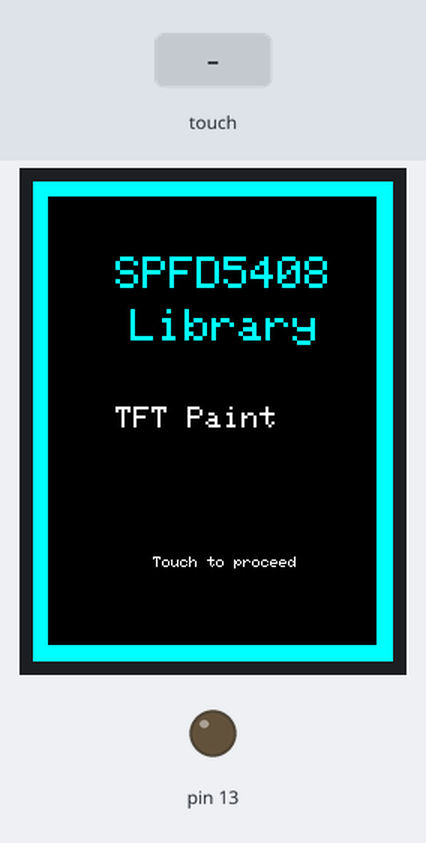
The sketch below on a simulated Arduino Uno, built with avr-gcc and run on an emulated ATmega328P. On the bench: 240×320 colour display, output pins drawn as LEDs (lit = HIGH). The test bench sets the inputs (shaded band). What the sketch prints to the serial monitor is not drawn.

Above: at 1.0 s.
1.1 s: touch panel pressed at 13 % / 10 % of its raw x / y range
At 2.4 s:
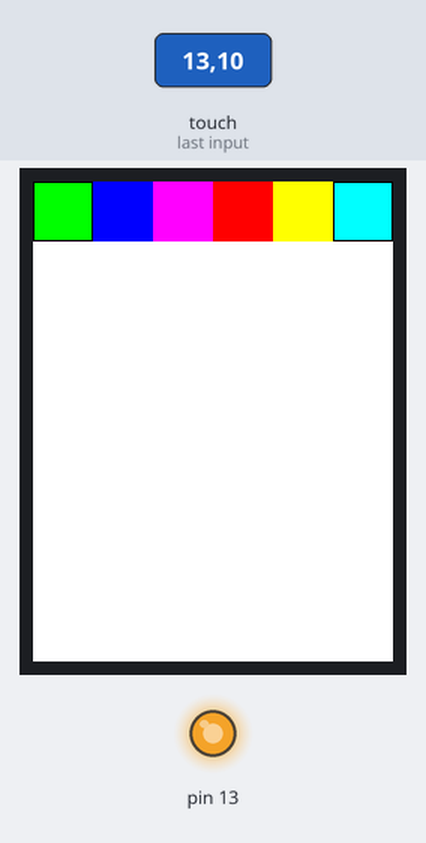
2.8 s: touch panel pressed at 13 % / 30 % of its raw x / y range
At 2.92 s:
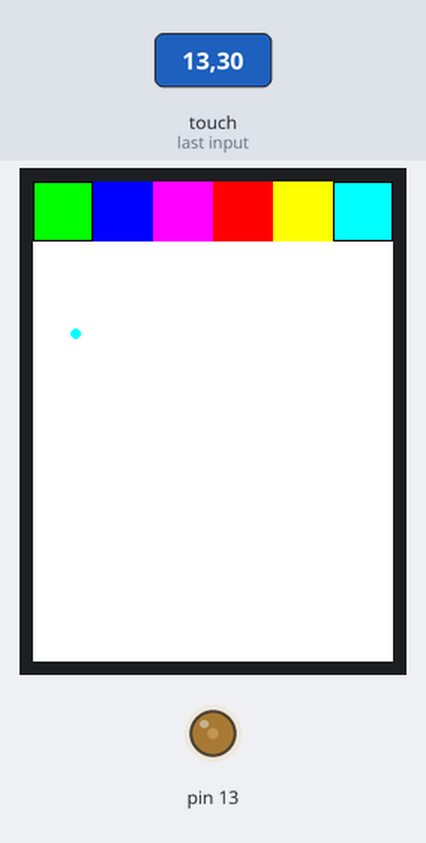
Timing chart, 0 to 5.8 s (numbered marks = the images above; inputs shaded):
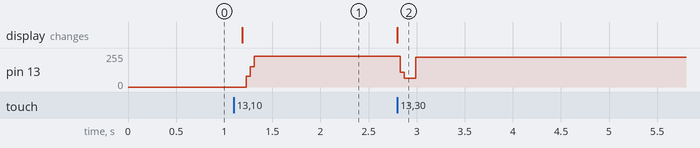

Measured:
- after the input at 1.1 s, pin 13: 0/255 → 230/255 after 0.13 s; the display: changes after 0.09 s (image 1)
- after the input at 2.8 s, pin 13: 230/255 → 67/255 at once, → 225/255 0.16 s later; the display: changes at once (image 2)

The sketch:

spfd5408_tftpaint_mod.ino
```cpp
// Paint example specifically for the TFTLCD breakout board.
// If using the Arduino shield, use the tftpaint_shield.pde sketch instead!
// DOES NOT CURRENTLY WORK ON ARDUINO LEONARDO

// Modified for SPFD5408 Library by Joao Lopes
// Version 0.9.2 - Rotation for Mega

// *** SPFD5408 change -- Begin
#include <SPFD5408_Adafruit_GFX.h>    // Core graphics library
#include <SPFD5408_Adafruit_TFTLCD.h> // Hardware-specific library
#include <SPFD5408_TouchScreen.h>
// *** SPFD5408 change -- End

#if defined(__SAM3X8E__)
#undef __FlashStringHelper::F(string_literal)
#define F(string_literal) string_literal
#endif

// When using the BREAKOUT BOARD only, use these 8 data lines to the LCD:
// For the Arduino Uno, Duemilanove, Diecimila, etc.:
//   D0 connects to digital pin 8  (Notice these are
//   D1 connects to digital pin 9   NOT in order!)
//   D2 connects to digital pin 2
//   D3 connects to digital pin 3
//   D4 connects to digital pin 4
//   D5 connects to digital pin 5
//   D6 connects to digital pin 6
//   D7 connects to digital pin 7

// For the Arduino Mega, use digital pins 22 through 29
// (on the 2-row header at the end of the board).
//   D0 connects to digital pin 22
//   D1 connects to digital pin 23
//   D2 connects to digital pin 24
//   D3 connects to digital pin 25
//   D4 connects to digital pin 26
//   D5 connects to digital pin 27
//   D6 connects to digital pin 28
//   D7 connects to digital pin 29

// For the Arduino Due, use digital pins 33 through 40
// (on the 2-row header at the end of the board).
//   D0 connects to digital pin 33
//   D1 connects to digital pin 34
//   D2 connects to digital pin 35
//   D3 connects to digital pin 36
//   D4 connects to digital pin 37
//   D5 connects to digital pin 38
//   D6 connects to digital pin 39
//   D7 connects to digital pin 40

//#define YP A1  // must be an analog pin, use "An" notation!
//#define XM A2  // must be an analog pin, use "An" notation!
//#define YM 7   // can be a digital pin
//#define XP 6   // can be a digital pin

#define YP A2  // must be an analog pin, use "An" notation!
#define XM A1  // must be an analog pin, use "An" notation!
#define YM 6   // can be a digital pin
#define XP 7   // can be a digital pin

// Original values
//#define TS_MINX 150
//#define TS_MINY 120
//#define TS_MAXX 920
//#define TS_MAXY 940

// Calibrate values
#define TS_MINX 125
#define TS_MINY 85
#define TS_MAXX 965
#define TS_MAXY 905

// For better pressure precision, we need to know the resistance
// between X+ and X- Use any multimeter to read it
// For the one we're using, its 300 ohms across the X plate
//TouchScreen ts = TouchScreen(XP, YP, XM, YM, 300);//original
TouchScreen ts = TouchScreen(XP,YP, XM, YM, 300);

#define LCD_CS A3
#define LCD_CD A2
#define LCD_WR A1
#define LCD_RD A0
// optional
#define LCD_RESET A4

// Assign human-readable names to some common 16-bit color values:
#define	BLACK   0xFFFF
#define	BLUE    0xFFE0
#define	RED     0x07FF
#define	GREEN   0xF81F
#define CYAN    0xF800
#define MAGENTA 0x07E0
#define YELLOW  0x001F
#define WHITE   0x0000


Adafruit_TFTLCD tft(LCD_CS, LCD_CD, LCD_WR, LCD_RD, LCD_RESET);

#define BOXSIZE 40
#define PENRADIUS 3
int oldcolor, currentcolor;

void setup(void) {
  Serial.begin(9600);
  Serial.println(F("Paint!"));

  tft.reset();

  // *** SPFD5408 change -- Begin
  //  uint16_t identifier = tft.readID();
  //
  //  if(identifier == 0x9325) {
  //    Serial.println(F("Found ILI9325 LCD driver"));
  //  } else if(identifier == 0x9328) {
  //    Serial.println(F("Found ILI9328 LCD driver"));
  //  } else if(identifier == 0x7575) {
  //    Serial.println(F("Found HX8347G LCD driver"));
  //  } else if(identifier == 0x9341) {
  //    Serial.println(F("Found ILI9341 LCD driver"));
  //  } else if(identifier == 0x8357) {
  //    Serial.println(F("Found HX8357D LCD driver"));
  //  } else {
  //    Serial.print(F("Unknown LCD driver chip: "));
  //    Serial.println(identifier, HEX);
  //    Serial.println(F("If using the Adafruit 2.8\" TFT Arduino shield, the line:"));
  //    Serial.println(F("  #define USE_ADAFRUIT_SHIELD_PINOUT"));
  //    Serial.println(F("should appear in the library header (Adafruit_TFT.h)."));
  //    Serial.println(F("If using the breakout board, it should NOT be #defined!"));
  //    Serial.println(F("Also if using the breakout, double-check that all wiring"));
  //    Serial.println(F("matches the tutorial."));
  //    return;
  //  }
  //
  //  tft.begin(identifier);

  tft.begin(0x9341); // SDFP5408

  tft.setRotation(0); // Need for the Mega, please changed for your choice or rotation initial

  // Border

  drawBorder();

  // Initial screen

  tft.setCursor (55, 50);
  tft.setTextSize (3);
  tft.setTextColor(RED);
  tft.println("SPFD5408");
  tft.setCursor (65, 85);
  tft.println("Library");
  tft.setCursor (55, 150);
  tft.setTextSize (2);
  tft.setTextColor(BLACK);
  tft.println("TFT Paint");

  tft.setCursor (80, 250);
  tft.setTextSize (1);
  tft.setTextColor(BLACK);
  tft.println("Touch to proceed");

  // Wait touch

  waitOneTouch();

  // *** SPFD5408 change -- End

  // -- End

  // Paint

  tft.fillScreen(BLACK);

  //  tft.fillRect(0, 0, BOXSIZE, BOXSIZE, RED);
  //  tft.fillRect(BOXSIZE, 0, BOXSIZE, BOXSIZE, YELLOW);
  //  tft.fillRect(BOXSIZE*2, 0, BOXSIZE, BOXSIZE, GREEN);
  //  tft.fillRect(BOXSIZE*3, 0, BOXSIZE, BOXSIZE, CYAN);
  //  tft.fillRect(BOXSIZE*4, 0, BOXSIZE, BOXSIZE, BLUE);
  //  tft.fillRect(BOXSIZE*5, 0, BOXSIZE, BOXSIZE, MAGENTA);
  // tft.fillRect(BOXSIZE*6, 0, BOXSIZE, BOXSIZE, WHITE);

  tft.fillRect(BOXSIZE*5, 0, BOXSIZE, BOXSIZE, RED);
  tft.fillRect(BOXSIZE*4, 0, BOXSIZE, BOXSIZE, BLUE);
  tft.fillRect(BOXSIZE*3, 0, BOXSIZE, BOXSIZE, CYAN);
  tft.fillRect(BOXSIZE*2, 0, BOXSIZE, BOXSIZE, GREEN);
  tft.fillRect(BOXSIZE, 0, BOXSIZE, BOXSIZE, YELLOW);
  tft.fillRect(0, 0, BOXSIZE, BOXSIZE, MAGENTA);
  //  tft.fillRect(0, 0, BOXSIZE, BOXSIZE, RED);

  tft.drawRect(0, 0, BOXSIZE, BOXSIZE, WHITE);
  currentcolor = RED;

  pinMode(13, OUTPUT);
}

#define MINPRESSURE 10
#define MAXPRESSURE 1000

void loop()
{
  digitalWrite(13, HIGH);
  TSPoint p = ts.getPoint();
  digitalWrite(13, LOW);

  // if sharing pins, you'll need to fix the directions of the touchscreen pins
  pinMode(XP, OUTPUT);
  pinMode(XM, OUTPUT);
  pinMode(YP, OUTPUT);
  pinMode(YM, OUTPUT);

  // we have some minimum pressure we consider 'valid'
  // pressure of 0 means no pressing!

  if (p.z > MINPRESSURE && p.z < MAXPRESSURE) {
    /*
    Serial.print("X = "); Serial.print(p.x);
     Serial.print("\tY = "); Serial.print(p.y);
     Serial.print("\tPressure = "); Serial.println(p.z);
     */

    if (p.y < (TS_MINY-5)) {
      Serial.println("erase");
      // press the bottom of the screen to erase
      tft.fillRect(0, BOXSIZE, tft.width(), tft.height()-BOXSIZE, BLACK);
    }
    // scale from 0->1023 to tft.width

    // *** SPFD5408 change -- Begin
    // Bug in in original code
    //p.x = map(p.y, TS_MINY, TS_MAXY, 0, tft.height());
    p.x = map(p.x, TS_MINX, TS_MAXX, 0, tft.width());
    // *** SPFD5408 change -- End
    p.y = map(p.y, TS_MINY, TS_MAXY, 0, tft.height());
    ;

    /*
    Serial.print("("); Serial.print(p.x);
     Serial.print(", "); Serial.print(p.y);
     Serial.println(")");
     */
    if (p.y < BOXSIZE) {
      oldcolor = currentcolor;

      if (p.x < BOXSIZE) {
        currentcolor = RED;
        tft.drawRect(BOXSIZE*5, 0, BOXSIZE, BOXSIZE, WHITE);
        //tft.drawRect(0, 0, BOXSIZE, BOXSIZE, WHITE);
      }
      else if (p.x < BOXSIZE*2) {
        currentcolor = BLUE;
        tft.drawRect(BOXSIZE*4, 0, BOXSIZE, BOXSIZE, WHITE);
        // tft.drawRect(BOXSIZE, 0, BOXSIZE, BOXSIZE, WHITE);
      }
      else if (p.x < BOXSIZE*3) {
        currentcolor = CYAN;
        tft.drawRect(BOXSIZE*3, 0, BOXSIZE, BOXSIZE, WHITE);
        // tft.drawRect(BOXSIZE*2, 0, BOXSIZE, BOXSIZE, WHITE);
      }
      else if (p.x < BOXSIZE*4) {
        currentcolor = GREEN;
        tft.drawRect(BOXSIZE*2, 0, BOXSIZE, BOXSIZE, WHITE);
        // tft.drawRect(BOXSIZE*3, 0, BOXSIZE, BOXSIZE, WHITE);
      }
      else if (p.x < BOXSIZE*5) {
        currentcolor = YELLOW;
        tft.drawRect(BOXSIZE, 0, BOXSIZE, BOXSIZE, WHITE);
        // tft.drawRect(BOXSIZE*4, 0, BOXSIZE, BOXSIZE, WHITE);
      }
      else if (p.x < BOXSIZE*6) {
        currentcolor = MAGENTA;
        tft.drawRect(0, 0, BOXSIZE, BOXSIZE, WHITE);
        // tft.drawRect(BOXSIZE*5, 0, BOXSIZE, BOXSIZE, WHITE);
      }

      if (oldcolor != currentcolor) {
        if (oldcolor == RED)tft.fillRect(BOXSIZE*5, 0, BOXSIZE, BOXSIZE, RED);//tft.fillRect(0, 0, BOXSIZE, BOXSIZE, RED);
        if (oldcolor == BLUE) tft.fillRect(BOXSIZE*4, 0, BOXSIZE, BOXSIZE, BLUE);// tft.fillRect(BOXSIZE, 0, BOXSIZE, BOXSIZE, YELLOW);
        if (oldcolor == CYAN)tft.fillRect(BOXSIZE*3, 0, BOXSIZE, BOXSIZE, CYAN);//tft.fillRect(BOXSIZE*2, 0, BOXSIZE, BOXSIZE, GREEN);
        if (oldcolor == GREEN)tft.fillRect(BOXSIZE*2, 0, BOXSIZE, BOXSIZE, GREEN);//tft.fillRect(BOXSIZE*3, 0, BOXSIZE, BOXSIZE, CYAN);
        if (oldcolor == YELLOW)tft.fillRect(BOXSIZE, 0, BOXSIZE, BOXSIZE, YELLOW);//tft.fillRect(BOXSIZE*4, 0, BOXSIZE, BOXSIZE, BLUE);
        if (oldcolor == MAGENTA) tft.fillRect(0, 0, BOXSIZE, BOXSIZE, MAGENTA);//tft.fillRect(BOXSIZE*5, 0, BOXSIZE, BOXSIZE, MAGENTA);
      }
    }
    if (((p.y-PENRADIUS) > BOXSIZE) && ((p.y+PENRADIUS) < tft.height())) {
      tft.fillCircle(p.x, p.y, PENRADIUS, currentcolor);
    }
  }
}

// Wait one touch

TSPoint waitOneTouch() {

  // wait 1 touch to exit function

  TSPoint p;

  do {
    p= ts.getPoint();

    //  pinMode(XM, OUTPUT); //Pins configures again for TFT control
    //   pinMode(YP, OUTPUT);

    pinMode(XM, OUTPUT); //Pins configures again for TFT control
    pinMode(YP, OUTPUT);

  }
  while((p.z < MINPRESSURE )|| (p.z > MAXPRESSURE));

  return p;
}


void drawBorder () {

  // Draw a border

    uint16_t width = tft.width() - 1;
  uint16_t height = tft.height() - 1;
  uint8_t border = 10;

  tft.fillScreen(RED);
  tft.fillRect(border, border, (width - border * 2), (height - border * 2), WHITE);

}
```
